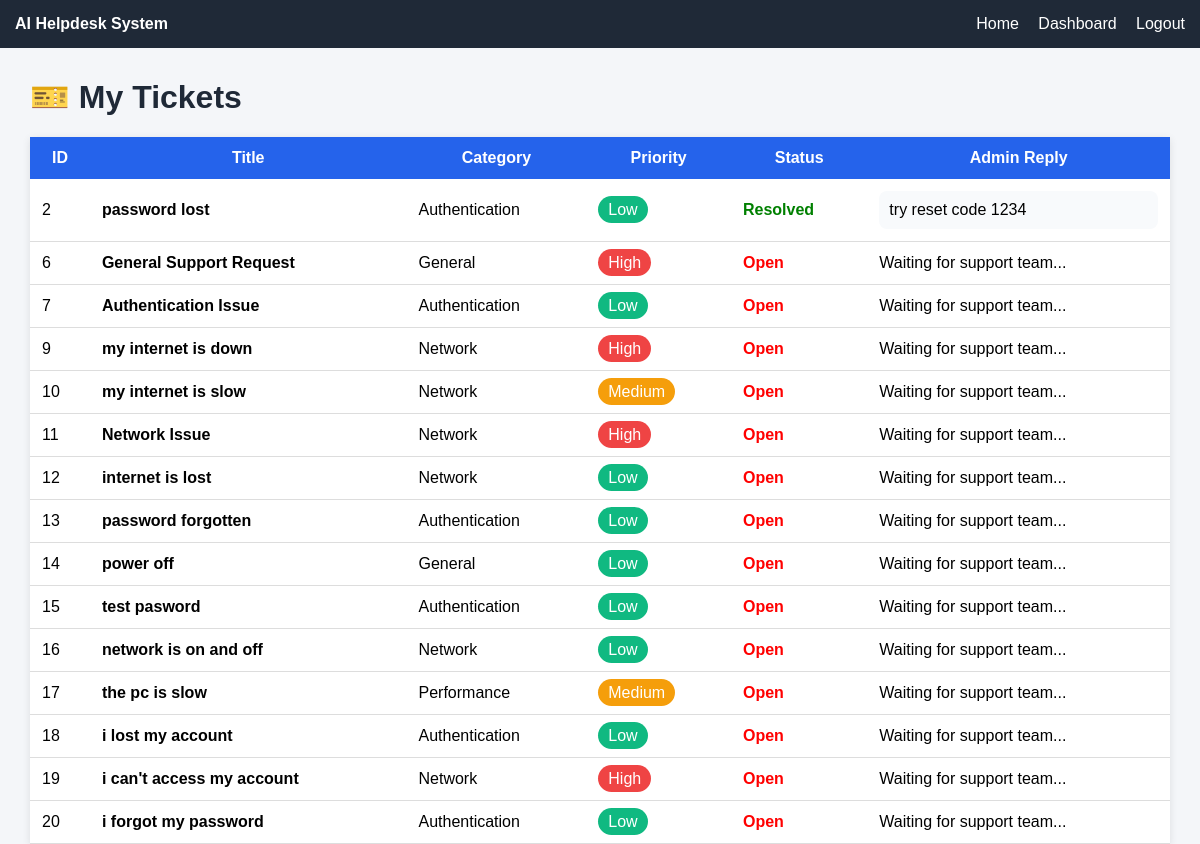
Page /my-tickets (signed in) on the earlier database version.
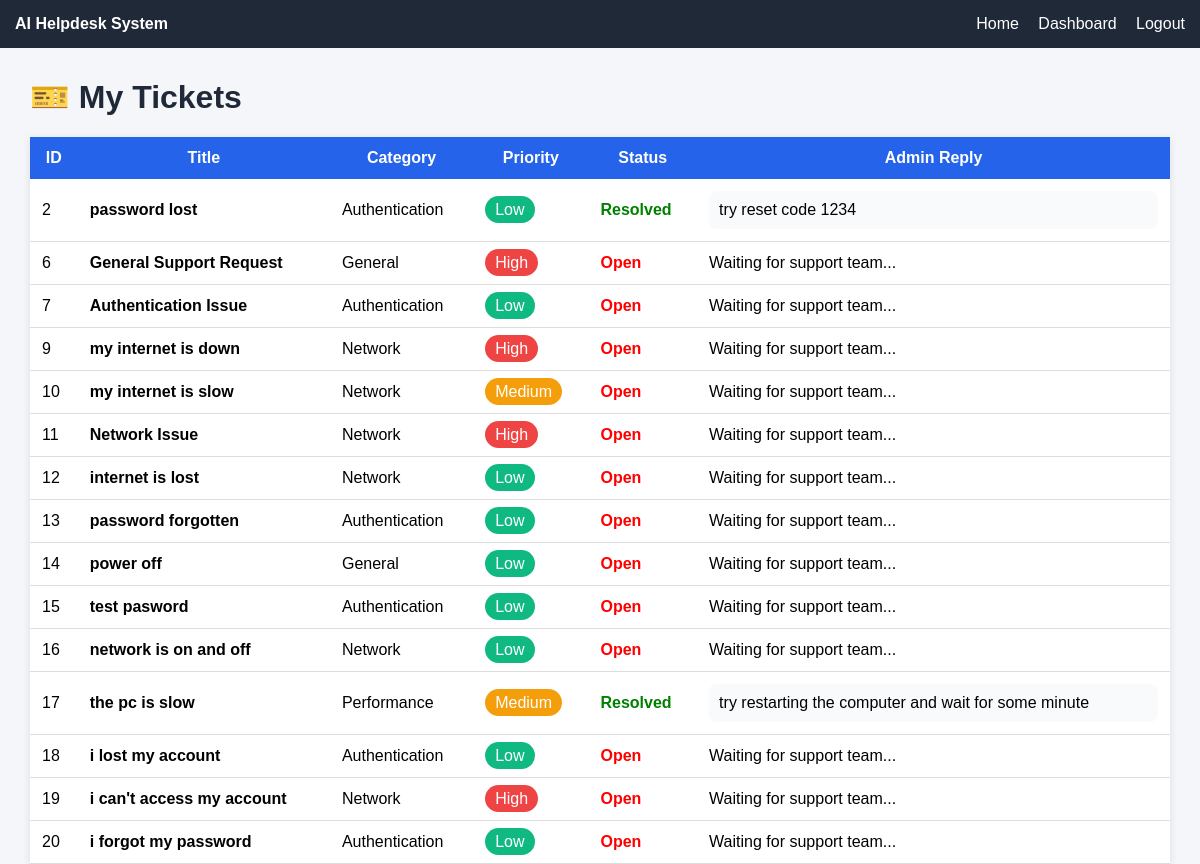
Same page on the later database version.
### tables this page shows
CREATE TABLE tickets (
        id INTEGER PRIMARY KEY AUTOINCREMENT,
        user_id INTEGER,
        title TEXT NOT NULL,
        description TEXT NOT NULL,
        category TEXT DEFAULT 'General',
        priority TEXT DEFAULT 'Low',
        status TEXT DEFAULT 'Open',
        admin_response TEXT
    , assigned_to INTEGER, technician_note TEXT);

### app.py (the view)
@app.route("/my-tickets")
def my_tickets():
    if "user_id" not in session:
        return redirect("/login")
    conn = sqlite3.connect(DB_PATH)
    cursor = conn.cursor()
    cursor.execute("""
        SELECT
            id,
            title,
            description,
            category,
            priority,
            status,
            admin_response
        FROM tickets
        WHERE user_id = ?
    """, (session["user_id"],))
    tickets = cursor.fetchall()
    conn.close()
    return render_template(
        "my_tickets.html",
        tickets=tickets
    )

### templates/my_tickets.html (shortened to what this page needs)
<!DOCTYPE html>
<html>
<head>
</head>
<body>
<div class="navbar">
    <div>
        <strong>AI Helpdesk System</strong>
    </div>
    <div>
        <a href="/">Home</a>
        <a href="/user-dashboard">Dashboard</a>
        <a href="/logout">Logout</a>
    </div>
</div>
<div class="container">
    <h1>🎫 My Tickets</h1>
    <table>
        <tr>
            <th>ID</th>
            <th>Title</th>
            <th>Category</th>
            <th>Priority</th>
            <th>Status</th>
            <th>Admin Reply</th>
        </tr>
        {% for ticket in tickets %}
        <tr>
            <td>{{ ticket[0] }}</td>
            <td>
                <b>{{ ticket[1] }}</b>
            </td>
            <td>{{ ticket[3] }}</td>
            <td>
                {% if ticket[4] == "High" %}
                    <span class="high">High</span>
                {% elif ticket[4] == "Medium" %}
                    <span class="medium">Medium</span>
                {% else %}
                    <span class="low">Low</span>
                {% endif %}
            </td>
            <td>
                {% if ticket[5] == "Resolved" %}
                    <span class="resolved">Resolved</span>
                {% elif ticket[5] == "In Progress" %}
                    <span class="progress">In Progress</span>
                {% else %}
                    <span class="open">Open</span>
                {% endif %}
            </td>
            <td>
                {% if ticket[6] %}
                    <div class="reply-box">
                        {{ ticket[6] }}
                    </div>
                {% else %}
                    Waiting for support team...
                {% endif %}
            </td>
        </tr>
        {% endfor %}
    </table>
</div>
</body>
</html>

Differences in the rows shown:
changed tickets "the pc is slow": admin_response (not shown) → "try restarting the computer and wait for some minute"; status "Open" → "Resolved"; no longer shows "Waiting for support team..."
